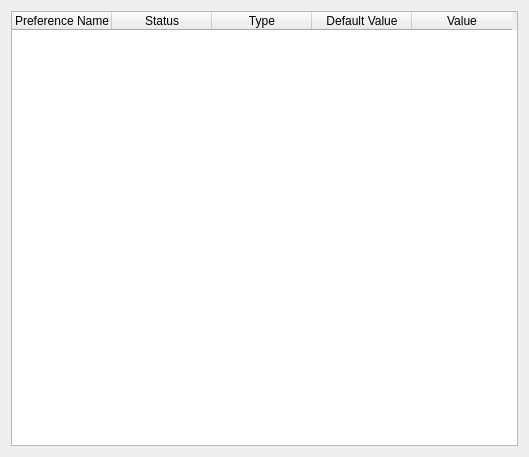
<ui version="4.0" >
 <class>SettingsBrowser</class>
 <widget class="QWidget" name="SettingsBrowser" >
  <property name="geometry" >
   <rect>
    <x>0</x>
    <y>0</y>
    <width>529</width>
    <height>457</height>
   </rect>
  </property>
  <property name="windowTitle" >
   <string>Settings Browser</string>
  </property>
  <layout class="QGridLayout" name="gridLayout" >
   <item row="0" column="0" >
    <widget class="QTableWidget" name="tableWidget" >
     <property name="editTriggers" >
      <set>QAbstractItemView::NoEditTriggers</set>
     </property>
     <property name="selectionBehavior" >
      <enum>QAbstractItemView::SelectRows</enum>
     </property>
     <column>
      <property name="text" >
       <string>Preference Name</string>
      </property>
     </column>
     <column>
      <property name="text" >
       <string>Status</string>
      </property>
     </column>
     <column>
      <property name="text" >
       <string>Type</string>
      </property>
     </column>
     <column>
      <property name="text" >
       <string>Default Value</string>
      </property>
     </column>
     <column>
      <property name="text" >
       <string>Value</string>
      </property>
     </column>
    </widget>
   </item>
  </layout>
 </widget>
 <resources/>
 <connections/>
</ui>
